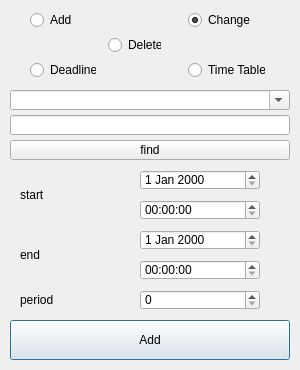
<?xml version="1.0" encoding="UTF-8"?>
<ui version="4.0">
 <class>Dialog</class>
 <widget class="QDialog" name="Dialog">
  <property name="geometry">
   <rect>
    <x>0</x>
    <y>0</y>
    <width>300</width>
    <height>370</height>
   </rect>
  </property>
  <property name="windowTitle">
   <string>Dialog</string>
  </property>
  <widget class="QRadioButton" name="ttab_tabl_rbtn">
   <property name="geometry">
    <rect>
     <x>188</x>
     <y>60</y>
     <width>77</width>
     <height>20</height>
    </rect>
   </property>
   <property name="text">
    <string>Time Table</string>
   </property>
   <attribute name="buttonGroup">
    <string notr="true">tabl_rbtns</string>
   </attribute>
  </widget>
  <widget class="QRadioButton" name="dead_tabl_rbtn">
   <property name="geometry">
    <rect>
     <x>30</x>
     <y>60</y>
     <width>66</width>
     <height>20</height>
    </rect>
   </property>
   <property name="text">
    <string>Deadline</string>
   </property>
   <attribute name="buttonGroup">
    <string notr="true">tabl_rbtns</string>
   </attribute>
  </widget>
  <widget class="QRadioButton" name="add_oper_rbtn">
   <property name="geometry">
    <rect>
     <x>30</x>
     <y>10</y>
     <width>50</width>
     <height>20</height>
    </rect>
   </property>
   <property name="text">
    <string>Add</string>
   </property>
   <attribute name="buttonGroup">
    <string notr="true">oper_rbtns</string>
   </attribute>
  </widget>
  <widget class="QRadioButton" name="chg_oper_rbtn">
   <property name="geometry">
    <rect>
     <x>188</x>
     <y>10</y>
     <width>68</width>
     <height>20</height>
    </rect>
   </property>
   <property name="text">
    <string>Change</string>
   </property>
   <property name="checked">
    <bool>true</bool>
   </property>
   <attribute name="buttonGroup">
    <string notr="true">oper_rbtns</string>
   </attribute>
  </widget>
  <widget class="QComboBox" name="select_cbx">
   <property name="geometry">
    <rect>
     <x>10</x>
     <y>90</y>
     <width>280</width>
     <height>20</height>
    </rect>
   </property>
   <property name="editable">
    <bool>true</bool>
   </property>
  </widget>
  <widget class="QLineEdit" name="title_edt">
   <property name="geometry">
    <rect>
     <x>10</x>
     <y>115</y>
     <width>280</width>
     <height>20</height>
    </rect>
   </property>
  </widget>
  <widget class="QDateEdit" name="start_date_edt">
   <property name="geometry">
    <rect>
     <x>140</x>
     <y>170</y>
     <width>120</width>
     <height>20</height>
    </rect>
   </property>
  </widget>
  <widget class="QTimeEdit" name="start_time_edt">
   <property name="geometry">
    <rect>
     <x>140</x>
     <y>200</y>
     <width>120</width>
     <height>20</height>
    </rect>
   </property>
  </widget>
  <widget class="QLabel" name="start_txt">
   <property name="geometry">
    <rect>
     <x>20</x>
     <y>185</y>
     <width>50</width>
     <height>20</height>
    </rect>
   </property>
   <property name="text">
    <string>start</string>
   </property>
  </widget>
  <widget class="QLabel" name="end_txt">
   <property name="geometry">
    <rect>
     <x>20</x>
     <y>245</y>
     <width>50</width>
     <height>20</height>
    </rect>
   </property>
   <property name="text">
    <string>end</string>
   </property>
  </widget>
  <widget class="QTimeEdit" name="end_time_edt">
   <property name="geometry">
    <rect>
     <x>140</x>
     <y>260</y>
     <width>120</width>
     <height>20</height>
    </rect>
   </property>
  </widget>
  <widget class="QDateEdit" name="end_date_edt">
   <property name="geometry">
    <rect>
     <x>140</x>
     <y>230</y>
     <width>120</width>
     <height>20</height>
    </rect>
   </property>
  </widget>
  <widget class="QLabel" name="period_txt">
   <property name="geometry">
    <rect>
     <x>20</x>
     <y>290</y>
     <width>50</width>
     <height>20</height>
    </rect>
   </property>
   <property name="text">
    <string>period</string>
   </property>
  </widget>
  <widget class="QSpinBox" name="period_days_edt">
   <property name="geometry">
    <rect>
     <x>140</x>
     <y>290</y>
     <width>120</width>
     <height>20</height>
    </rect>
   </property>
  </widget>
  <widget class="QPushButton" name="commit_btn">
   <property name="geometry">
    <rect>
     <x>10</x>
     <y>320</y>
     <width>280</width>
     <height>40</height>
    </rect>
   </property>
   <property name="text">
    <string>Add</string>
   </property>
  </widget>
  <widget class="QPushButton" name="find_btn">
   <property name="geometry">
    <rect>
     <x>10</x>
     <y>140</y>
     <width>280</width>
     <height>20</height>
    </rect>
   </property>
   <property name="text">
    <string>find</string>
   </property>
  </widget>
  <widget class="QRadioButton" name="del_oper_rbtn">
   <property name="geometry">
    <rect>
     <x>108</x>
     <y>35</y>
     <width>53</width>
     <height>20</height>
    </rect>
   </property>
   <property name="text">
    <string>Delete</string>
   </property>
   <attribute name="buttonGroup">
    <string notr="true">oper_rbtns</string>
   </attribute>
  </widget>
 </widget>
 <resources/>
 <connections/>
 <buttongroups>
  <buttongroup name="tabl_rbtns"/>
  <buttongroup name="oper_rbtns"/>
 </buttongroups>
</ui>
